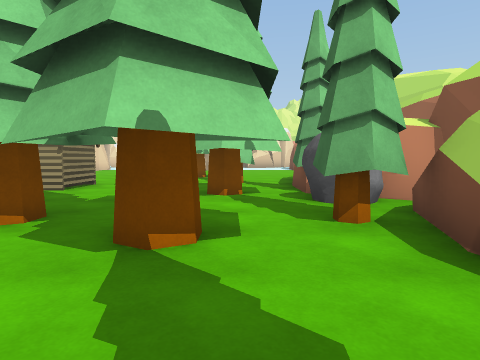
View 1 (above)

24 first-person views from a walk through a scene from a Unity 3-D project. The camera is 1.3 m above the floor, tilts 4° down and sees 75° across. Doors are open. The floor is counted in squares, 2 m on a side. Each view is taken from the middle of a square. On the plan, view 1 faces up. The plan holds only what a view shows up to about 10 squares ahead; the rest is blank. The place goes on beyond the plan. Some surface patterns are stand-ins.

View 2
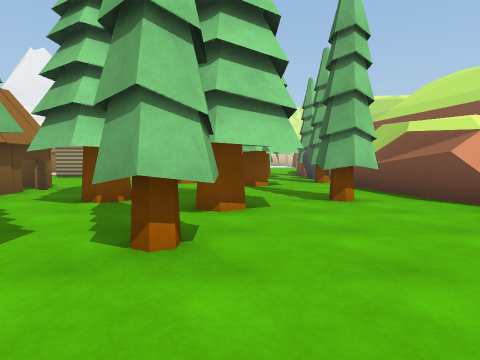

View 3
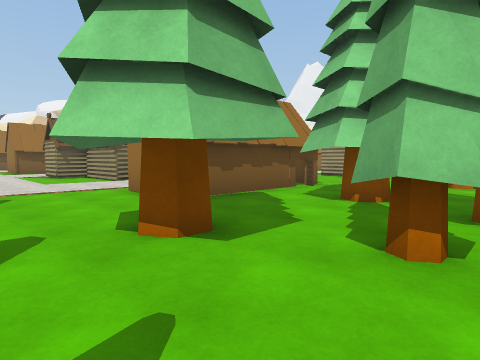

View 4
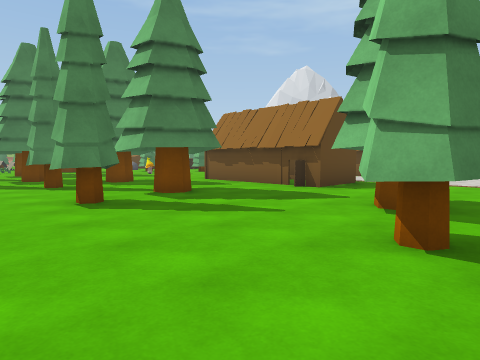

View 5
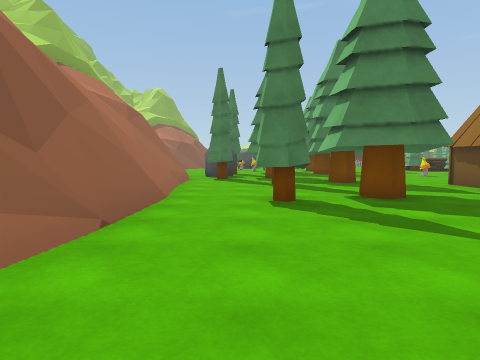

View 6
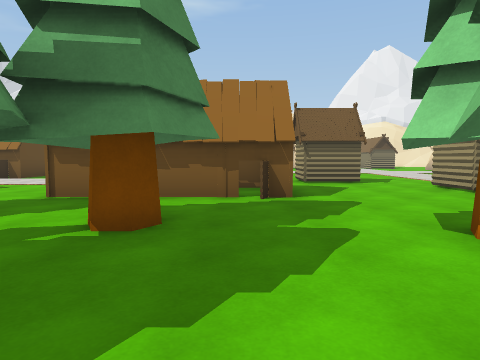

View 7
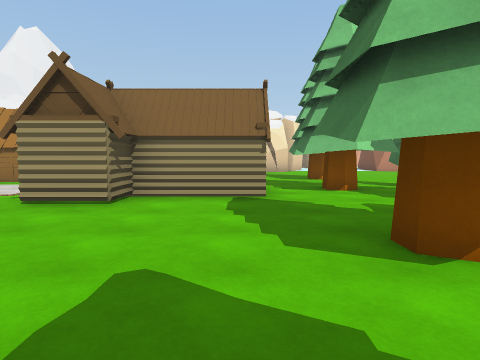

View 8
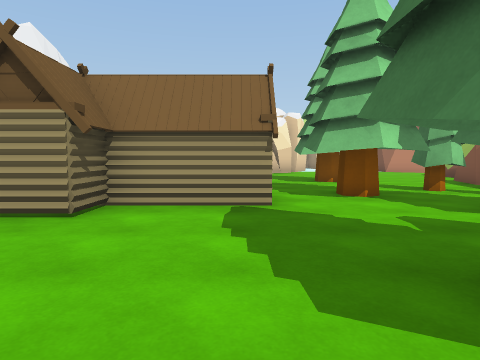

View 9
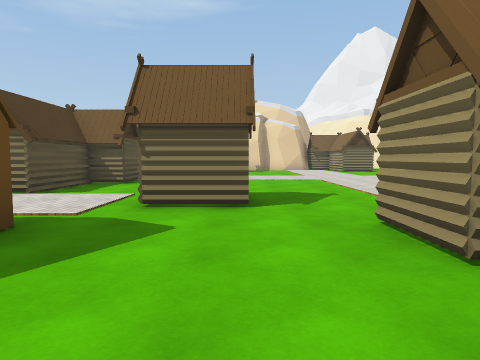

View 10
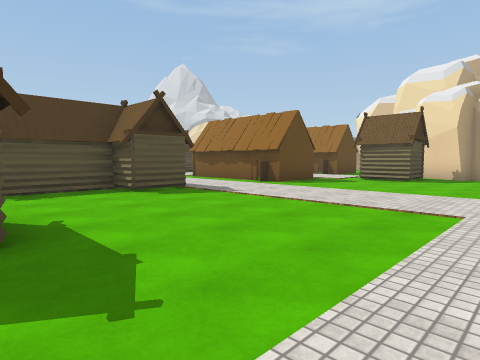

View 11
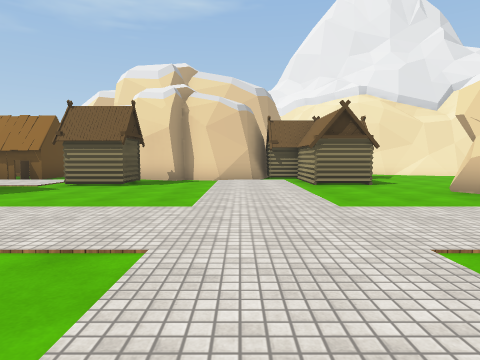

View 12
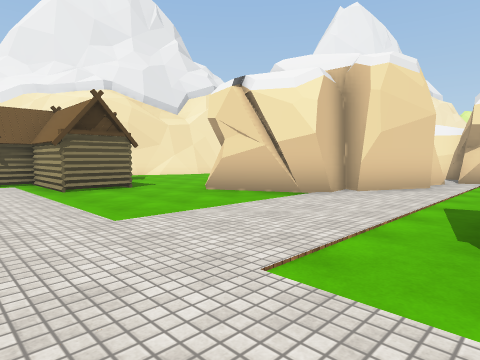

View 13
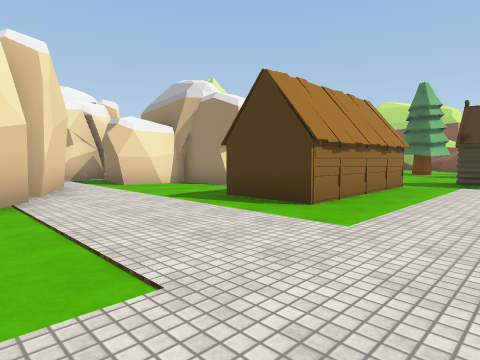

View 14
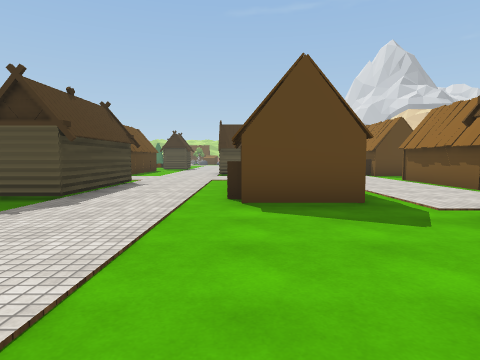

View 15
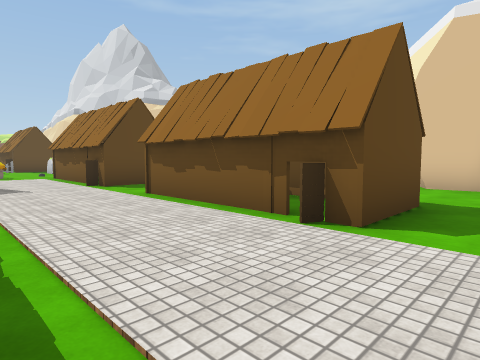

View 16
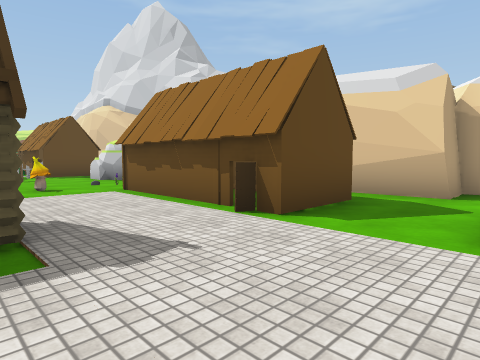

View 17
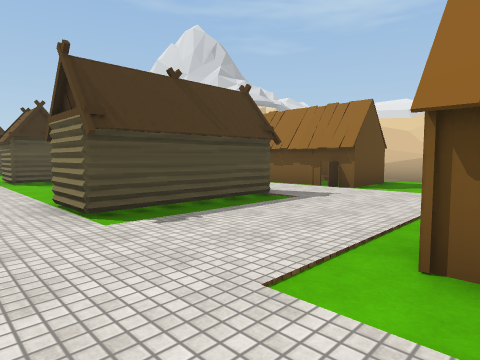

View 18
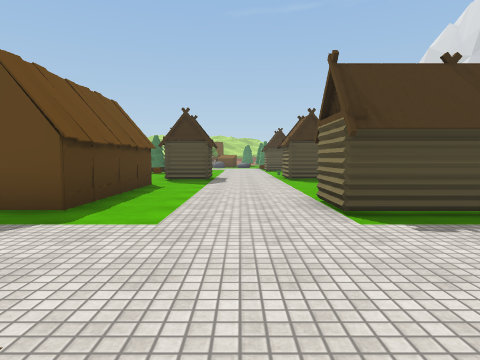

View 19
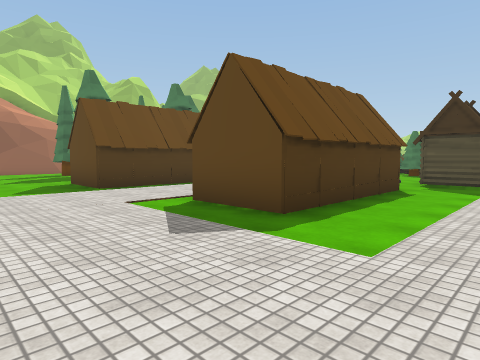

View 20
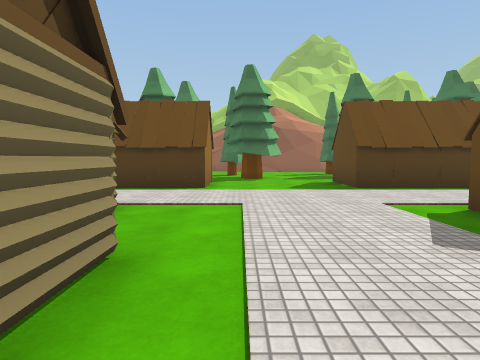

View 21
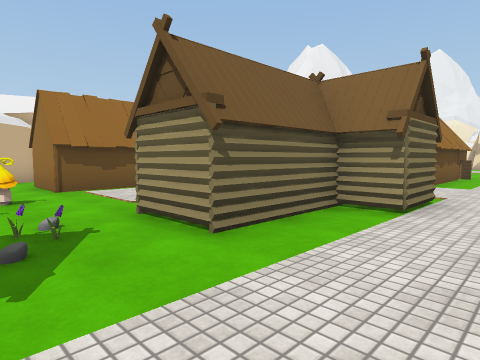

View 22
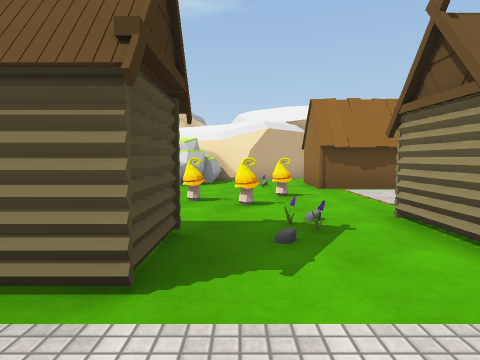

View 23
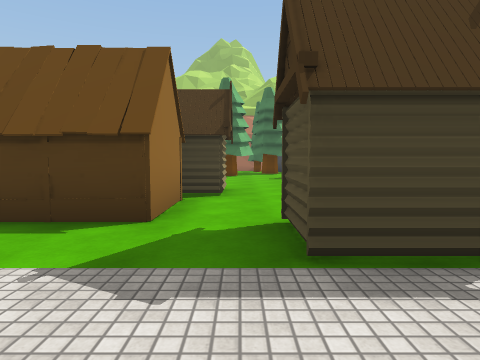

View 24
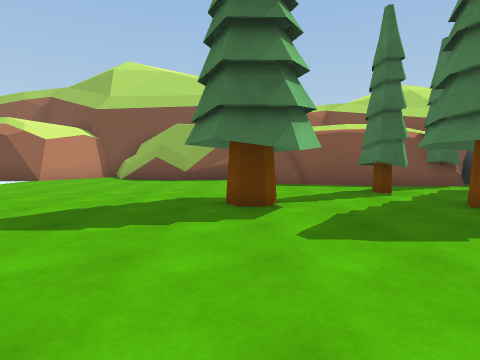

### Floor plan
Points are (right, up) in squares from view 1. A wall is a line through its corners. A room is listed if a view was taken in it or the views show most of it. See-through windows are left out.
Room 1 (views 1, 2, 3, 4, 5, 6, 7, 8, 9, 10, 11, 12, 13, 14, 15, 16, 17, 18, 19, 20, 21, 22, 23, 24)
walls: (-20.7, 7.4) (-20.3, 6.4) (-20.7, 5.3) (-20.3, 5.1) (-20.9, 3.8); (-16.1, 11.5) (-16.8, 11.2); (-16.7, 11.3) (-17.2, 11.2); (-10.7, 12.8) (-10.8, 14.4) (-11.2, 14.3); (-15, 12.3) (-17.2, 11.1); (-15.6, 12.1) (-15.8, 11.6); (1.8, 1.9) (1.9, 2.7); (1.9, 0.4) (1.4, 1.8) (1.9, 3); (-15.1, 13.3) (-15, 12.1) (-15.7, 11.8); (-14.2, 13.8) (-14.6, 13); (-10.8, 14.3) (-12, 14.4); (2.2, -0.8) (2, -0.3); (1.3, 6.3) (1.3, 8.3); (-11.7, 14.4) (-12.6, 14.7); (2.3, -0.8) (1.9, -0.6); (1.5, 6.6) (1.5, 7.1); (1.4, -5.3) (1.7, -3.9); (1.4, 7.8) (1.5, 8.4); (1.8, -5.5) (1.9, -4.9); (1.4, 8.3) (2.1, 10.7); (-25.6, 1.1) (-25.5, 0); (1.3, -6.9) (1.4, -5); (3.2, 4.8) (2.6, 5.2); (-24.9, -3.8) (-24.8, -4.2) (-23.8, -4.2) (-23.6, -5.8); (1.6, -7) (1.7, -4.4); (1.6, 9.3) (1.9, 9.6) (1.8, 10); (-24.5, -8.8) (-23.5, -10.7) (-23.5, -11.2); (1.9, -9.8) (1.5, -6.9); (2.1, -9.8) (1.7, -6.7); (-23.4, -10.8) (-23.8, -12.1); (3.4, 11.3) (3.3, 12.4); (3.1, 11.9) (3.2, 13.4) (4, 14.5); (3.6, 11.3) (3, 12.5); (1.9, -11.7) (1.9, -9.7); (3, 12.6) (3.6, 14.4); (3.4, 12.4) (3.5, 13.5); (2.1, -11.9) (2.1, -9.9); (3.6, 13.8) (4.1, 14.4); (3.2, 16.7) (2.9, 17.4); (4.1, 16) (2.9, 16.9) (2.9, 17.6)
low walls: (1.7, 1.5) (1.5, 2.1); (1.8, 0.9) (1.6, 1.8); (1.9, 3.2) (2.2, 4); (2.9, 4.8) (2.4, 5.1); (1.7, -9.7) (1.5, -8.1); (1.5, -10.4) (1.5, -9.6); (1.4, -11.6) (1.5, -10.5); (3.4, 11.4) (3, 12.6)
ways out: opening at (-13, 14)
objects: rock (-23, -12) to (-22, -12); house (-22, -9) to (-21, -5); house (-22, -3) to (-21, 0); house (-22, 8) to (-19, 10); other object (-21, -10); mushroom (-20, -10); house (-20, 3) to (-19, 4); mushroom (-19, -12); mushroom (-19, -11); house (-18, -9) to (-16, -6); other object (-17, -10); house (-17, -2) to (-16, 1); house (-16, -12); house (-13, -12) to (-12, -12); house (-13, -2) to (-10, 1); house (-12, 10) to (-8, 11); house (-11, -10) to (-10, -6); house (-9, -10) to (-8, -10); house (-9, 3) to (-8, 4); house (-7, -9) to (-5, -6); house (-7, -2) to (-5, 2); house (-7, 6) to (-6, 8); house (-5, -9); pine tree (-4, -4) to (-3, -3); pine tree (-4, -1) to (-2, 0); house (-4, 7); pine tree (-3, -11) to (-2, -10); pine tree (-3, -8) to (-2, -7); pine tree (-3, 3) to (-2, 4); pine tree (-3, 7) to (-1, 8); pine tree (-2, -3) to (-1, -2); pine tree (-2, -1) to (-1, 0); pine tree (-2, 10) to (-1, 11); pine tree (-1, -12); pine tree (-1, -10); pine tree (-1, -7); pine tree (-1, 2) to (0, 3); pine tree (-1, 5) to (0, 6); pine tree (0, 8); pine tree (1, -12); pine tree (1, 0); pine tree (1, 3) to (1, 4); rock (1, 5) to (2, 5); pine tree (1, 6) to (2, 6)

Positions as (right, up) in squares from view 1, and headings:
1: (0, 0), facing up
2: (-1, -5), facing up
3: (-1, -5), facing up-left
4: (1, -2), facing down-left
5: (0, -2), facing down
6: (0, 1), facing left
7: (-4, 1), facing up
8: (-4, 2), facing up
9: (-4, 4), facing left
10: (-9, 7), facing down-left
11: (-11, 7), facing left
12: (-12, 7), facing up-left
13: (-16, 7), facing up-right
14: (-16, 6), facing down
15: (-18, 2), facing down-left
16: (-18, -3), facing down-left
17: (-14, -2), facing down-left
18: (-14, -2), facing down
19: (-14, -3), facing down-right
20: (-14, -3), facing right
21: (-14, -11), facing up-left
22: (-14, -11), facing left
23: (-15, -11), facing right
24: (-6, 11), facing right
